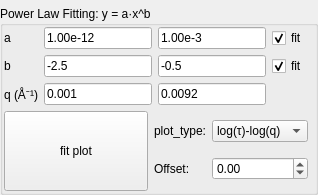
       <widget class="QWidget" name="tab_7">
        <attribute name="title">
         <string>Diffusion</string>
        </attribute>
        <layout class="QGridLayout" name="gridLayout_22">
         <property name="leftMargin">
          <number>0</number>
         </property>
         <property name="topMargin">
          <number>0</number>
         </property>
         <property name="rightMargin">
          <number>0</number>
         </property>
         <property name="bottomMargin">
          <number>0</number>
         </property>
         <item row="0" column="0">
          <widget class="PlotWidget" name="mp_tauq" native="true">
           <property name="sizePolicy">
            <sizepolicy hsizetype="Preferred" vsizetype="Expanding">
             <horstretch>0</horstretch>
             <verstretch>1</verstretch>
            </sizepolicy>
           </property>
          </widget>
         </item>
         <item row="0" column="1">
          <widget class="GraphicsLayoutWidget" name="mp_tauq_pre" native="true">
           <property name="sizePolicy">
            <sizepolicy hsizetype="Preferred" vsizetype="Expanding">
             <horstretch>0</horstretch>
             <verstretch>1</verstretch>
            </sizepolicy>
           </property>
          </widget>
         </item>
         <item row="1" column="0" colspan="2">
          <widget class="QGroupBox" name="groupBox_5">
           <property name="sizePolicy">
            <sizepolicy hsizetype="Expanding" vsizetype="Preferred">
             <horstretch>0</horstretch>
             <verstretch>0</verstretch>
            </sizepolicy>
           </property>
           <property name="minimumSize">
            <size>
             <width>0</width>
             <height>0</height>
            </size>
           </property>
           <property name="maximumSize">
            <size>
             <width>16777215</width>
             <height>65536</height>
            </size>
           </property>
           <property name="title">
            <string>Power Law Fitting: y = a·x^b</string>
           </property>
           <layout class="QGridLayout" name="gridLayout_39">
            <property name="leftMargin">
             <number>1</number>
            </property>
            <property name="topMargin">
             <number>1</number>
            </property>
            <property name="rightMargin">
             <number>1</number>
            </property>
            <property name="bottomMargin">
             <number>1</number>
            </property>
            <item row="0" column="0">
             <layout class="QGridLayout" name="gridLayout_38">
              <item row="1" column="1">
               <layout class="QGridLayout" name="gridLayout_15">
                <item row="0" column="0">
                 <widget class="QLabel" name="label_15">
                  <property name="text">
                   <string>plot_type:</string>
                  </property>
                 </widget>
                </item>
                <item row="0" column="1">
                 <widget class="QComboBox" name="cb_tauq_type">
                  <property name="currentIndex">
                   <number>3</number>
                  </property>
                  <item>
                   <property name="text">
                    <string>t-q</string>
                   </property>
                  </item>
                  <item>
                   <property name="text">
                    <string>τ-log(q)</string>
                   </property>
                  </item>
                  <item>
                   <property name="text">
                    <string>log(τ)-q</string>
                   </property>
                  </item>
                  <item>
                   <property name="text">
                    <string>log(τ)-log(q)</string>
                   </property>
                  </item>
                 </widget>
                </item>
                <item row="1" column="0">
                 <widget class="QLabel" name="label_18">
                  <property name="text">
                   <string>Offset:</string>
                  </property>
                 </widget>
                </item>
                <item row="1" column="1">
                 <widget class="QDoubleSpinBox" name="sb_tauq_offset">
                  <property name="minimum">
                   <double>-2.000000000000000</double>
                  </property>
                  <property name="maximum">
                   <double>2.000000000000000</double>
                  </property>
                  <property name="singleStep">
                   <double>0.200000000000000</double>
                  </property>
                  <property name="value">
                   <double>0.000000000000000</double>
                  </property>
                 </widget>
                </item>
               </layout>
              </item>
              <item row="0" column="0" colspan="2">
               <layout class="QGridLayout" name="gridLayout_21">
                <item row="0" column="2">
                 <widget class="QLineEdit" name="tauq_amax">
                  <property name="text">
                   <string>1.00e-3</string>
                  </property>
                  <property name="placeholderText">
                   <string>max</string>
                  </property>
                 </widget>
                </item>
                <item row="2" column="2">
                 <widget class="QLineEdit" name="tauq_qmax">
                  <property name="text">
                   <string>0.0092</string>
                  </property>
                  <property name="placeholderText">
                   <string>max</string>
                  </property>
                 </widget>
                </item>
                <item row="1" column="3">
                 <widget class="QCheckBox" name="tauq_bfit">
                  <property name="text">
                   <string>fit</string>
                  </property>
                  <property name="checked">
                   <bool>true</bool>
                  </property>
                 </widget>
                </item>
                <item row="0" column="0">
                 <widget class="QLabel" name="label_44">
                  <property name="text">
                   <string>a</string>
                  </property>
                 </widget>
                </item>
                <item row="1" column="1">
                 <widget class="QLineEdit" name="tauq_bmin">
                  <property name="text">
                   <string>-2.5</string>
                  </property>
                  <property name="placeholderText">
                   <string>min</string>
                  </property>
                 </widget>
                </item>
                <item row="1" column="0">
                 <widget class="QLabel" name="label_42">
                  <property name="text">
                   <string>b</string>
                  </property>
                 </widget>
                </item>
                <item row="0" column="1">
                 <widget class="QLineEdit" name="tauq_amin">
                  <property name="text">
                   <string>1.00e-12</string>
                  </property>
                  <property name="placeholderText">
                   <string>min</string>
                  </property>
                 </widget>
                </item>
                <item row="0" column="3">
                 <widget class="QCheckBox" name="tauq_afit">
                  <property name="text">
                   <string>fit</string>
                  </property>
                  <property name="checked">
                   <bool>true</bool>
                  </property>
                 </widget>
                </item>
                <item row="1" column="2">
                 <widget class="QLineEdit" name="tauq_bmax">
                  <property name="text">
                   <string>-0.5</string>
                  </property>
                  <property name="placeholderText">
                   <string>max</string>
                  </property>
                 </widget>
                </item>
                <item row="2" column="1">
                 <widget class="QLineEdit" name="tauq_qmin">
                  <property name="text">
                   <string>0.001</string>
                  </property>
                  <property name="placeholderText">
                   <string>min</string>
                  </property>
                 </widget>
                </item>
                <item row="2" column="0">
                 <widget class="QLabel" name="label_43">
                  <property name="text">
                   <string>q (Å⁻¹)</string>
                  </property>
                 </widget>
                </item>
               </layout>
              </item>
              <item row="1" column="0">
               <widget class="QPushButton" name="pushButton_8">
                <property name="minimumSize">
                 <size>
                  <width>120</width>
                  <height>80</height>
                 </size>
                </property>
                <property name="text">
                 <string>fit plot</string>
                </property>
               </widget>
              </item>
             </layout>
            </item>
            <item row="0" column="1">
             <widget class="DataTreeWidget" name="tauq_msg" native="true"/>
            </item>
           </layout>
          </widget>
         </item>
        </layout>
       </widget>
